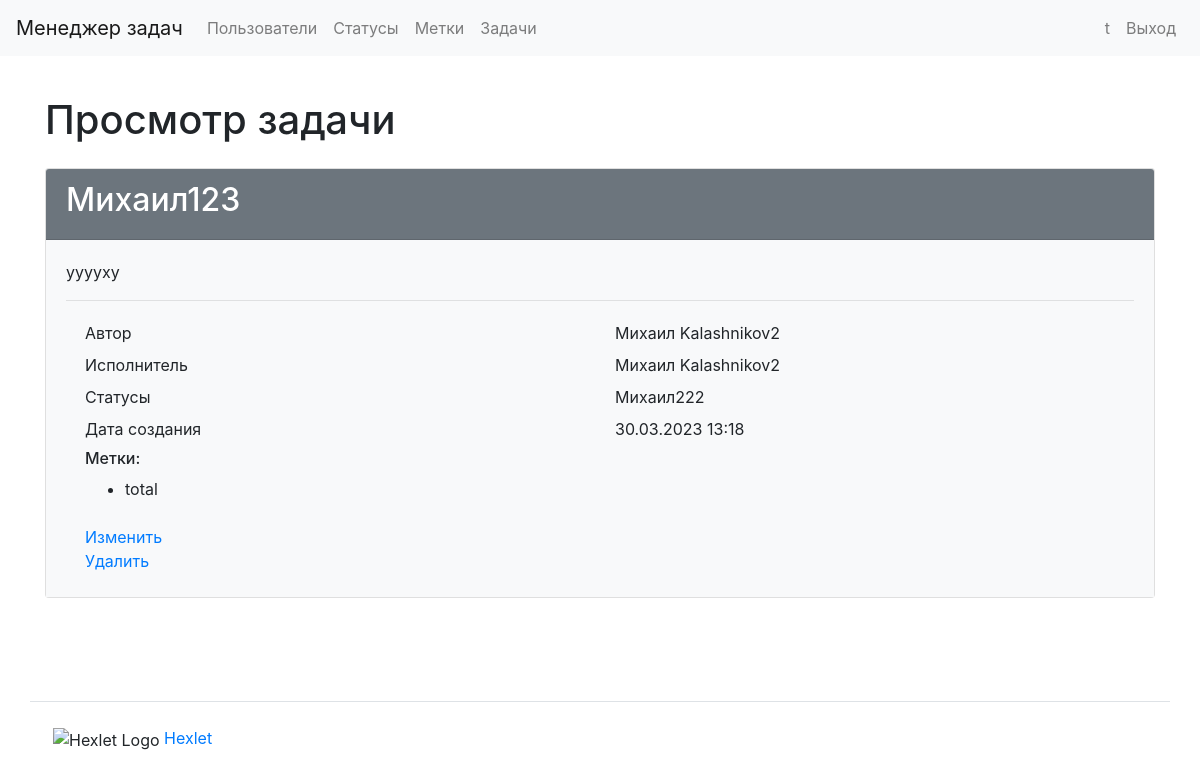
Page /tasks/4/ (signed in) on the committed database.
### task_manager/users/models.py (models this page shows)
class User(AbstractUser):
    first_name = models.CharField(max_length=150)
    last_name = models.CharField(max_length=150)
    def __str__(self):
        return self.get_full_name()

### task_manager/tasks/models.py (models this page shows, shortened)
class Task(models.Model):
    name = models.CharField(max_length=150, unique=True,
                            verbose_name=_('Name'))
    description = models.TextField(max_length=10000,
                                   verbose_name=_('Description'))
    date_created = models.DateTimeField(auto_now_add=True,
                                        verbose_name=_('Creation date'))
    author = models.ForeignKey(User, on_delete=models.PROTECT,
                               related_name='author',
                               verbose_name=_('Author'))
    status = models.ForeignKey(Status, on_delete=models.PROTECT,
                               related_name='statuses',
                               verbose_name=_('Status'))
    executor = models.ForeignKey(User, on_delete=models.PROTECT,
                                 related_name='executor',
                                 verbose_name=_('Executor'))
    labels = models.ManyToManyField(
        Label,
        through='TaskLabel',
        through_fields=('task', 'label'),
        blank=True,
        related_name='labels',
        verbose_name=_('Labels')
    )
    class Meta:
        verbose_name = _('Task')
        verbose_name_plural = _('Tasks')

### task_manager/statuses/models.py (models this page shows)
class Status(models.Model):
    name = models.CharField(max_length=150, unique=True,
                            verbose_name=_('Name'))
    date_created = models.DateTimeField(auto_now_add=True,
                                        verbose_name=_('Creation date'))
    def __str__(self):
        return self.name
    class Meta:
        verbose_name = _('Status')
        verbose_name_plural = _('Statuses')

### task_manager/labels/models.py (models this page shows, shortened)
class Label(models.Model):
    name = models.CharField(max_length=150, unique=True,
                            verbose_name=_('Name'))
    date_created = models.DateTimeField(auto_now_add=True,
                                        verbose_name=_('Creation date'))
    class Meta:
        verbose_name = _('Label')
        verbose_name_plural = _('Labels')

### task_manager/tasks/views.py (the view)
# urls.py: path('<int:pk>/', TaskView.as_view(), name='task_show'),
class TaskView(AuthCheckMixin, DetailView):
    template_name = 'tasks/index.html'
    model = Task
    context_object_name = 'task'
    extra_context = {
        'title': _('Task preview')
    }

### task_manager/mixins.py (called while the page is built)
    def dispatch(self, request, *args, **kwargs):
        if not request.user.is_authenticated:
            messages.error(request, self.auth_message)
            return redirect(reverse_lazy('login'))
        return super().dispatch(request, *args, **kwargs)

### task_manager/templates/tasks/index.html (shortened to what this page needs)
{% extends "base.html" %}
{% load bootstrap4 %}
{% load i18n %}
{% block content %}
<h1 class="my-4">{{ title }}</h1>
<div class="card">
    <div class="card-header bg-secondary text-white">
        <h2>{{ task.name }}</h2>
    </div>
    <div class="card-body bg-light">
        <p>{{ task.description }}</p>
        <hr>
        <div class="container">
            <div class="row p-1">
                <div class="col">{% trans 'Author' %}</div>
                <div class="col">{{ task.author }}</div>
            </div>
            <div class="row p-1">
                <div class="col">{% trans 'Executor' %}</div>
                <div class="col">{{ task.executor }}</div>
            </div>
            <div class="row p-1">
                <div class="col">{% trans 'Status' %}</div>
                <div class="col">{{ task.status }}</div>
            </div>
            <div class="row p-1">
                <div class="col">{% trans 'Creation date' %}</div>
                <div class="col">{{ task.date_created|date:"d.m.Y H:i" }}
                </div>
            </div>
            <div class="row p-1">
                <div class="col">
                    <h6>{% trans 'Labels' %}:</h6>
                    <ul>
                        {% for label in task.labels.all %}
                        <li>{{ label.name }}</li>
                        {% endfor %}
                    </ul>
                </div>
            </div>
            <div class="row p-1">
                <div class="col">
                    <a href="{% url 'task_update' task.id %}">{% trans 'Update' %}</a>
                    <br>
                    <a href="{% url 'task_delete' task.id %}">{% trans 'Delete' %}</a>
                </div>
            </div>
        </div>
    </div>
</div>
{% endblock content %}

### task_manager/templates/base.html (shortened to what this page needs)
{% load i18n %}
{% get_current_language as LANGUAGE_CODE %}
{% load bootstrap4 %}
<!DOCTYPE html>
<html lang="{{ LANGUAGE_CODE }}">
<head>
</head>
<body class="d-flex flex-column min-vh-100">
<header>
    <nav class="navbar navbar-expand-md navbar-light bg-light mb-3">
    <a class="navbar-brand" href="{% url 'home' %}">{% trans "Task manager" %}</a>
    <div class="collapse navbar-collapse" id="navbarToggleExternalContent">
        <ul class="navbar-nav mr-auto">
            <li class="nav-item">
                <a class="nav-link" href="{% url 'users' %}">{% trans "Users" %}</a>
            </li>
            {% if user.is_authenticated %}
                <li class="nav-item">
                    <a class="nav-link" href="{% url 'statuses' %}">{% trans "Statuses" %}</a>
                </li>
                <li class="nav-item">
                    <a class="nav-link" href="{% url 'labels' %}">{% trans "Labels" %}</a>
                </li>
                <li class="nav-item">
                    <a class="nav-link" href="{% url 'tasks' %}">{% trans "Tasks" %}</a>
                </li>
            {% endif %}
        </ul>
        <ul class="navbar-nav">
            {% if user.is_authenticated %}
                <li class="nav-item">
                    <a class="nav-link" href="{% url 'user_update' user.id %}">{{ user.username }}</a>
                </li>
                <li class="nav-item">
                    <a class="nav-link" href="{% url 'logout' %}">{% translate "Logout" %}</a>
                </li>
            {% endif %}
        </ul>
    </div>
    </nav>
</header>
<main class="container wrapper flex-grow-1">
    {% block content %}{% endblock %}
</main>
<footer>
    <div class="container flex-column my-5 pt-4 border-top">
        <img class='ml-2'
             src="https://cdn2.hexlet.io/assets/favicon-9213ff1fc34b4e2da96c3b3eb582b3d10180b250e993141d7928d6aa1f5647c1.ico"
             alt="Hexlet Logo" height="16px">
        <a target="_blank" href="https://ru.hexlet.io">Hexlet</a>
    </div>
</footer>
{% bootstrap_css %}
</body>
</html>

### rows in the picture
User: username "t"
Task: name "Михаил123", description "ууууху", author "Михаил Kalashnikov2", executor "Михаил Kalashnikov2", status "Михаил222", date_created "30.03.2023 13:18"
Label: name "total"

### other values in the picture
{{ title }} "Просмотр задачи"
